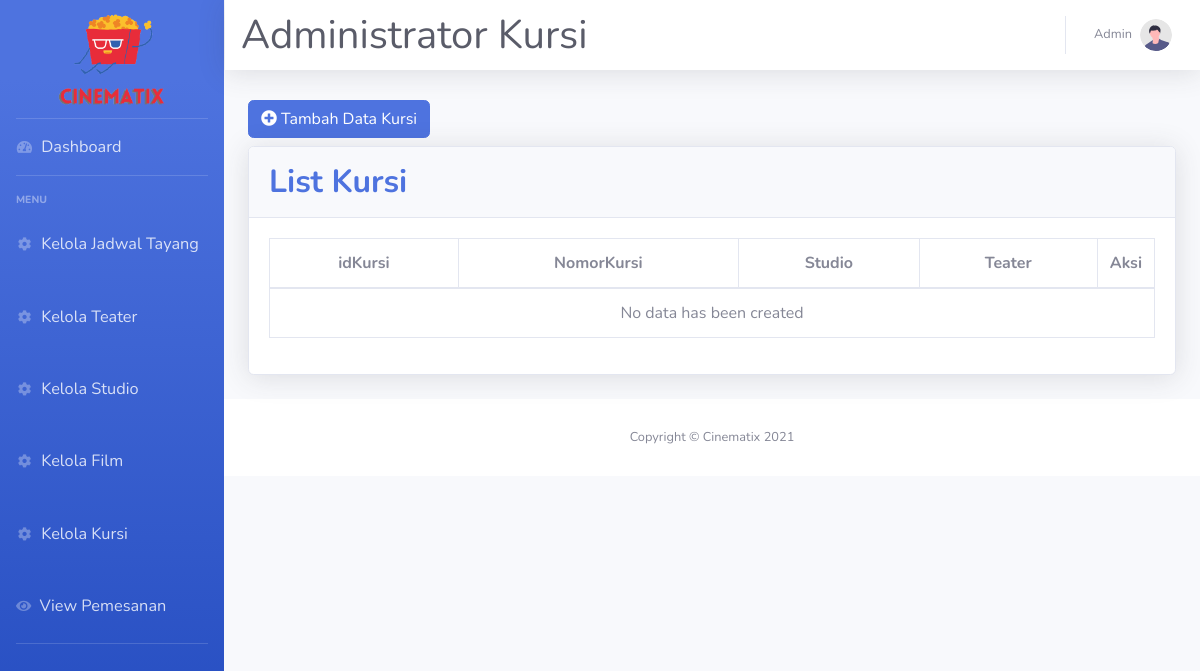
/index.php/kursi, run on an earlier commit of the app's database.
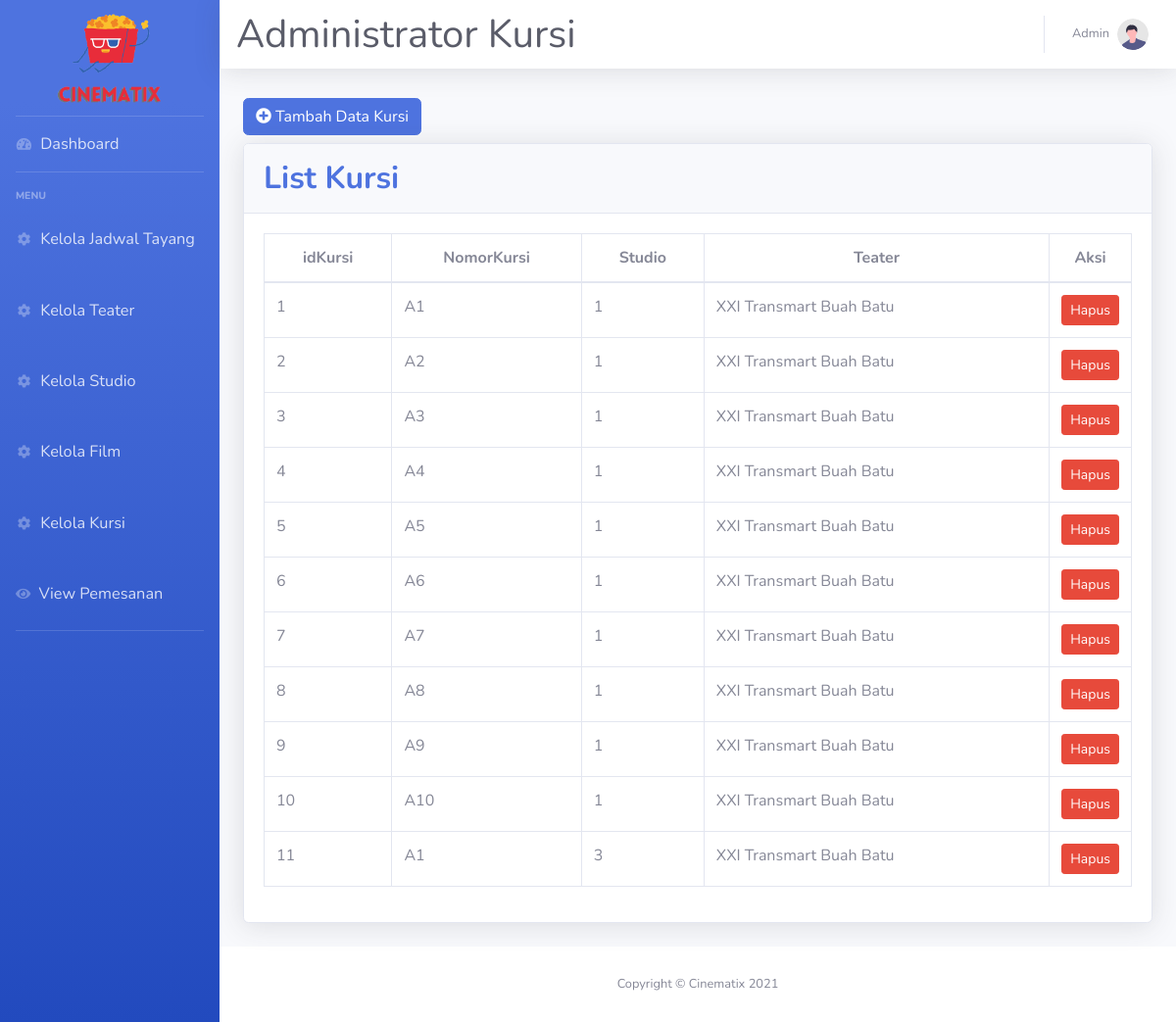
And on a later commit of the database.
### tables this page shows
CREATE TABLE `kursi` (
  `idKursi` int(11) NOT NULL,
  `NomorKursi` varchar(5) NOT NULL,
  `idStudio` varchar(5) NOT NULL
);

CREATE TABLE `studio` (
  `idStudio` varchar(5) NOT NULL,
  `NomorStudio` varchar(2) NOT NULL,
  `TipeStudio` varchar(10) NOT NULL,
  `idTeater` varchar(5) NOT NULL
);

CREATE TABLE `teater` (
  `idTeater` varchar(5) NOT NULL,
  `NamaTeater` varchar(50) NOT NULL
);

### application/controllers/Kursi.php (called while the page is built, shortened)
<?php
class Kursi extends CI_Controller{
    public function __construct()
    {
        $this->load->library('form_validation');
        $this->load->model('Kursi_Model');
        $this->load->model('Studio_Model');
        $this->load->helper('form');
    }
    public function index()
    {
        $data['judul'] = 'Kursi';
        $data['kursi'] = $this->Kursi_Model->getAllKursi();
        $data['studio'] = $this->Studio_Model->getAllStudio();
        $this->load->view('templates/header_admin.php',$data);
        $this->load->view('Admin/KelolaKursi.php',$data);
        $this->load->view('templates/footer_admin.php');
    }
}

### index.php (called while the page is built, shortened)
<?php
require_once BASEPATH.'core/CodeIgniter.php';

### application/models/Kursi_Model.php (called while the page is built, shortened)
<?php
class Kursi_Model extends CI_model {
    public function getAllKursi(){
        $this->db->select('kursi.*,studio.NomorStudio as nostudio, teater.NamaTeater as namateater');
        $this->db->from('kursi');
        $this->db->join('studio','studio.idStudio = kursi.idStudio');
        $this->db->join('teater','studio.idTeater = teater.idTeater');
        return $this->db->get()->result_array();
    }
}

### application/views/Admin/KelolaKursi.php (the view, shortened to what this page needs)
<div class="container-fluid" style="margin-top:100px">
<div class="row">
    <div class="col-md-6">
        <a href="" class="btn btn-primary addKursibtn mb-2" data-toggle="modal" data-target="#kursiModal"><i class="fa fa-plus-circle mr-1"></i>Tambah Data Kursi</a>
    </div>
</div>
<div class="card shadow mb-4">
    <div class="card-header py-3">
        <h2 class="m-0 font-weight-bold text-primary">List Kursi</h2>
    </div>
    <div class="card-body">
        <div class="table-responsive">
            <table class="table table-bordered" id="dataTable" width="100%" cellspacing="0" >
                <thead style="text-align:center;">
                    <tr>
                        <th>idKursi</th>
                        <th>NomorKursi</th>
                        <th>Studio</th>
                        <th>Teater</th>
                        <th width="45px">Aksi</th>
                    </tr>
                </thead>
                <tbody>
                <?php if(empty($kursi)): ?>
                    <tr>
                        <td colspan="5" align="center">No data has been created</td>
                    </tr>
                <?php else : ?>
                    <?php foreach ($kursi as $kr) : ?>
                    <tr>
                        <td><?= $kr['idKursi']; ?></td>
                        <td><?= $kr['NomorKursi']; ?></td>
                        <td><?= $kr['nostudio']; ?></td>
                        <td><?= $kr['namateater']; ?></td>
                        <td >
                        <a href="<?= base_url(); ?>Kursi/delKursi/<?= $kr['idKursi']; ?>" class="btn btn-danger btn-icon-split btn-sm delKursibtn" onclick="return confirm('Apakah Anda yakin untuk menghapus data ini ?');">
                            <span class="text">Hapus</span>
                        </a>
                        </td>
                    </tr>
                    <?php endforeach; ?>
                <?php endif; ?>
                </tbody>
            </table>
        </div>
    </div>
</div>
</div>
</div>

What changed in the data, as far as the page shows it:
added kursi: idKursi "1", NomorKursi "A1", idStudio.NomorStudio "1", teater.NamaTeater "XXI Transmart Buah Batu"
added kursi: idKursi "2", NomorKursi "A2", idStudio.NomorStudio "1", teater.NamaTeater "XXI Transmart Buah Batu"
added kursi: idKursi "3", NomorKursi "A3", idStudio.NomorStudio "1", teater.NamaTeater "XXI Transmart Buah Batu"
added kursi: idKursi "4", NomorKursi "A4", idStudio.NomorStudio "1", teater.NamaTeater "XXI Transmart Buah Batu"
added kursi: idKursi "5", NomorKursi "A5", idStudio.NomorStudio "1", teater.NamaTeater "XXI Transmart Buah Batu"
added kursi: idKursi "6", NomorKursi "A6", idStudio.NomorStudio "1", teater.NamaTeater "XXI Transmart Buah Batu"
added kursi: idKursi "7", NomorKursi "A7", idStudio.NomorStudio "1", teater.NamaTeater "XXI Transmart Buah Batu"
added kursi: idKursi "8", NomorKursi "A8", idStudio.NomorStudio "1", teater.NamaTeater "XXI Transmart Buah Batu"
added kursi: idKursi "9", NomorKursi "A9", idStudio.NomorStudio "1", teater.NamaTeater "XXI Transmart Buah Batu"
added kursi: idKursi "10", NomorKursi "A10", idStudio.NomorStudio "1", teater.NamaTeater "XXI Transmart Buah Batu"
added kursi: idKursi "11", NomorKursi "A1", idStudio.NomorStudio "3", teater.NamaTeater "XXI Transmart Buah Batu"
Also different on the page:
text no longer shown: "No data has been created"
